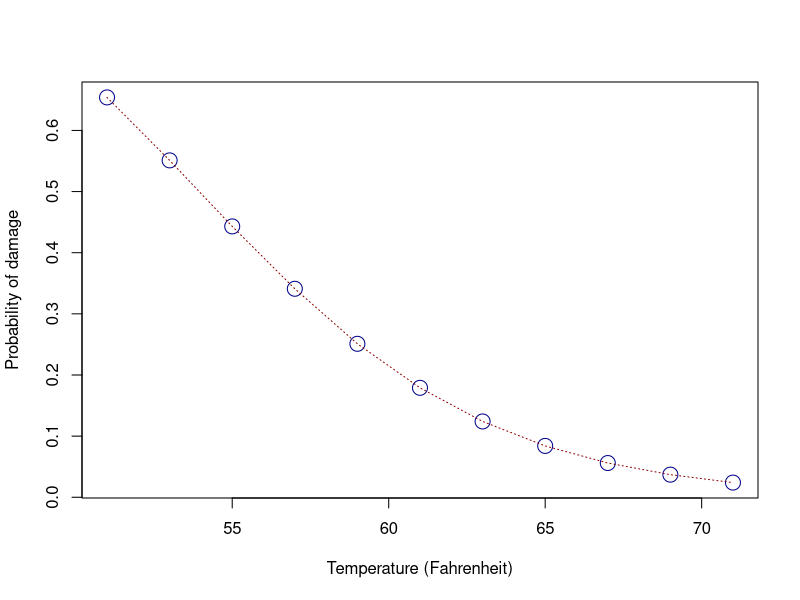

R code for this plot:
## ---- chunk 1
knitr::opts_chunk$set(echo = TRUE)
## ---- chunk 2
b0 = 11.6630
b1 = -0.2162

x1 = 53
x2 = 81

print(paste("the chance of O-rings damange with temperature 53F is approximately ",
            round(100 * exp(1)^(b0 + b1 * x1) / (1 + exp(1)^(b0 + b1 * x1)), 1), 
            "%.", 
            sep = ""))

print(paste("the chance of O-rings damange with temperature 81F is approximately ",
            round(100 * exp(1)^(b0 + b1 * x2) / (1 + exp(1)^(b0 + b1 * x2)), 1), 
            "%.", 
            sep = ""))
## ---- chunk 3
b0 = 11.6630
b1 = -0.2162

x1 = 51
x2 = 53
x3 = 55

print(paste("the chance of O-rings damange with temperature 51F is approximately ",
            round(100 * exp(1)^(b0 + b1 * x1) / (1 + exp(1)^(b0 + b1 * x1)), 1), 
            "%.", 
            sep = ""))

print(paste("the chance of O-rings damange with temperature 53F is approximately ",
            round(100 * exp(1)^(b0 + b1 * x2) / (1 + exp(1)^(b0 + b1 * x2)), 1), 
            "%.", 
            sep = ""))

print(paste("the chance of O-rings damange with temperature 55F is approximately ",
            round(100 * exp(1)^(b0 + b1 * x3) / (1 + exp(1)^(b0 + b1 * x3)), 1), 
            "%.", 
            sep = ""))
## ---- chunk 4
temp <- c(51, 53, 55, 57, 59, 61, 63, 65, 67, 69, 71)
p <- c(0.654, 0.551, 0.443, 0.341, 0.251, 0.179, 0.124, 0.084, 0.056, 0.037, 0.024)
df <- data.frame(temp, p)

with(df, 
     plot(temp, p,
          type = "p",
          col = "dark blue",
          cex = 2,
          xlab = "Temperature (Fahrenheit)",
          ylab = "Probability of damage"))

with(df, 
     lines(temp, p, type = "l", 
          lty = 3,
          col = "dark red"))
